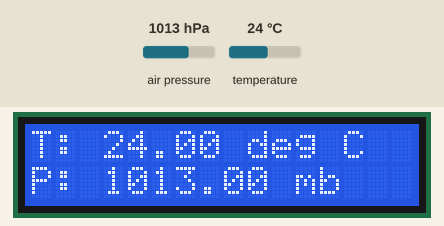
Recording of a sketch running on a simulated Arduino Uno, built with avr-gcc and run on an emulated ATmega328P. Shown: 16×2 character LCD. Inputs (shaded band) come from the test bench; at power-on: air pressure 1013 hPa, temperature 24 °C. What the sketch prints to the serial monitor is not drawn.

Above: at 3.2 s.
3.3 s: air pressure set to 952 hPa
At 7.9 s:
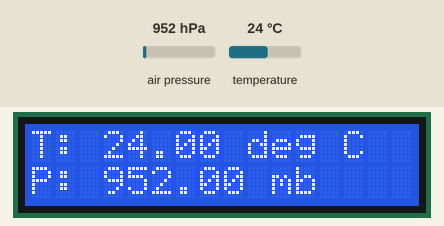
13.8 s: temperature set to 12 °C
At 19.0 s:
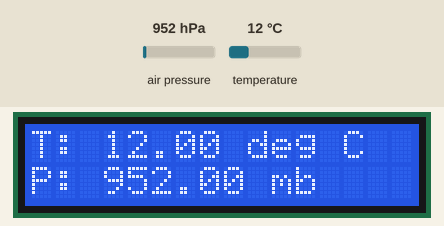
24.2 s: air pressure set to 975 hPa
At 28.9 s:
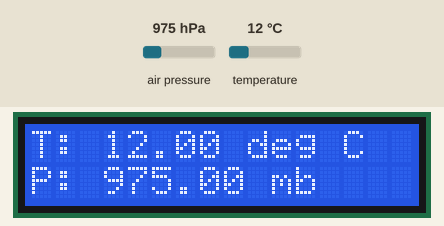
34.5 s: temperature set to 19 °C
At 38.7 s:
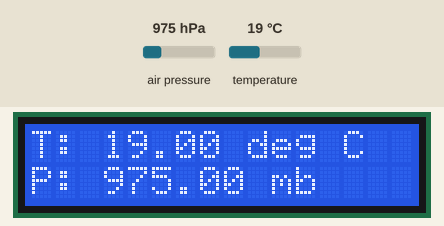
Timing chart, 0 to 40.2 s (numbered marks = the images above; inputs shaded):
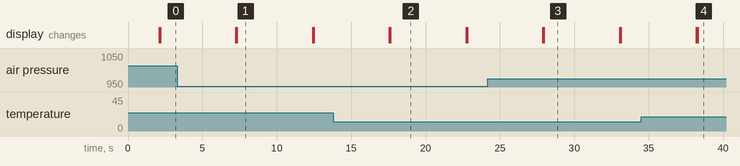

The sketch:

BMP180_LCD_example.ino
```cpp
// (licence header left out)
// Your sketch must #include this library, and the Wire library.
// (Wire is a standard library included with Arduino.):

#include <SFE_BMP180.h>
#include <LiquidCrystal_I2C.h>
#include <Wire.h>

// You will need to create an SFE_BMP180 object, here called "pressure":

SFE_BMP180 pressure;
LiquidCrystal_I2C lcd(0x27, 16, 2);

#define ALTITUDE 67.0 // Altitude of SparkFun's HQ in Boulder, CO. in meters

void setup()
{
  Serial.begin(9600);
  Serial.println("REBOOT");

  // Initialize the sensor (it is important to get calibration values stored on the device).

  if (pressure.begin())
    Serial.println("BMP180 init success");
  else
  {
    // Oops, something went wrong, this is usually a connection problem,
    // see the comments at the top of this sketch for the proper connections.

    Serial.println("BMP180 init fail\n\n");
    while (1); // Pause forever.
  }
  lcd.init();                      // initialize the lcd
  lcd.backlight();
  // Print a message to the LCD.
  lcd.setCursor(5, 0);
  lcd.print("Arduino");
  lcd.setCursor(4, 1);
  lcd.print("Barometar");
  delay(2000);
  lcd.clear();
}

void loop()
{
  char status;
  double T, P, p0, a;

  // Loop here getting pressure readings every 10 seconds.

  // If you want sea-level-compensated pressure, as used in weather reports,
  // you will need to know the altitude at which your measurements are taken.
  // We're using a constant called ALTITUDE in this sketch:

  Serial.println();
  Serial.print("provided altitude: ");
  Serial.print(ALTITUDE, 0);
  Serial.print(" meters, ");
  Serial.print(ALTITUDE * 3.28084, 0);
  Serial.println(" feet");

  // If you want to measure altitude, and not pressure, you will instead need
  // to provide a known baseline pressure. This is shown at the end of the sketch.

  // You must first get a temperature measurement to perform a pressure reading.

  // Start a temperature measurement:
  // If request is successful, the number of ms to wait is returned.
  // If request is unsuccessful, 0 is returned.

  status = pressure.startTemperature();
  if (status != 0)
  {
    // Wait for the measurement to complete:
    delay(status);

    // Retrieve the completed temperature measurement:
    // Note that the measurement is stored in the variable T.
    // Function returns 1 if successful, 0 if failure.

    status = pressure.getTemperature(T);
    if (status != 0)
    {
      // Print out the measurement:
      Serial.print("temperature: ");
      Serial.print(T, 2);
      Serial.print(" deg C, ");
      Serial.print((9.0 / 5.0)*T + 32.0, 2);
      Serial.println(" deg F");

      lcd.setCursor(0, 0);
      lcd.print("T: ");
      lcd.print(T, 2);
      lcd.print(" deg C");


      // Start a pressure measurement:
      // The parameter is the oversampling setting, from 0 to 3 (highest res, longest wait).
      // If request is successful, the number of ms to wait is returned.
      // If request is unsuccessful, 0 is returned.

      status = pressure.startPressure(3);
      if (status != 0)
      {
        // Wait for the measurement to complete:
        delay(status);

        // Retrieve the completed pressure measurement:
        // Note that the measurement is stored in the variable P.
        // Note also that the function requires the previous temperature measurement (T).
        // (If temperature is stable, you can do one temperature measurement for a number of pressure measurements.)
        // Function returns 1 if successful, 0 if failure.

        status = pressure.getPressure(P, T);
        if (status != 0)
        {
          // Print out the measurement:
          Serial.print("absolute pressure: ");
          Serial.print(P, 2);
          Serial.print(" mb, ");
          Serial.print(P * 0.0295333727, 2);
          Serial.println(" inHg");

          lcd.setCursor(0, 1);
          lcd.print("P: ");
          lcd.print(P, 2);
          lcd.print(" mb");

          // The pressure sensor returns abolute pressure, which varies with altitude.
          // To remove the effects of altitude, use the sealevel function and your current altitude.
          // This number is commonly used in weather reports.
          // Parameters: P = absolute pressure in mb, ALTITUDE = current altitude in m.
          // Result: p0 = sea-level compensated pressure in mb

          p0 = pressure.sealevel(P, ALTITUDE); // we're at 1655 meters (Boulder, CO)
          Serial.print("relative (sea-level) pressure: ");
          Serial.print(p0, 2);
          Serial.print(" mb, ");
          Serial.print(p0 * 0.0295333727, 2);
          Serial.println(" inHg");

          // On the other hand, if you want to determine your altitude from the pressure reading,
          // use the altitude function along with a baseline pressure (sea-level or other).
          // Parameters: P = absolute pressure in mb, p0 = baseline pressure in mb.
          // Result: a = altitude in m.

          a = pressure.altitude(P, p0);
          Serial.print("computed altitude: ");
          Serial.print(a, 0);
          Serial.print(" meters, ");
          Serial.print(a * 3.28084, 0);
          Serial.println(" feet");
        }
        else Serial.println("error retrieving pressure measurement\n");
      }
      else Serial.println("error starting pressure measurement\n");
    }
    else Serial.println("error retrieving temperature measurement\n");
  }
  else Serial.println("error starting temperature measurement\n");

  delay(5000);  // Pause for 5 seconds.
  lcd.clear();
}
```

Measured:
- after the input at 3.3 s, the display: first differs from a run without the input after 4.0 s (image 1)
- after the input at 13.8 s, the display: first differs from a run without the input after 3.8 s (image 2)
- after the input at 24.2 s, the display: first differs from a run without the input after 3.8 s (image 3)
- after the input at 34.5 s, the display: first differs from a run without the input after 3.8 s (image 4)
- what the display in image 1 shows lasts 5.1 s, from 7.3 s to 12.4 s
